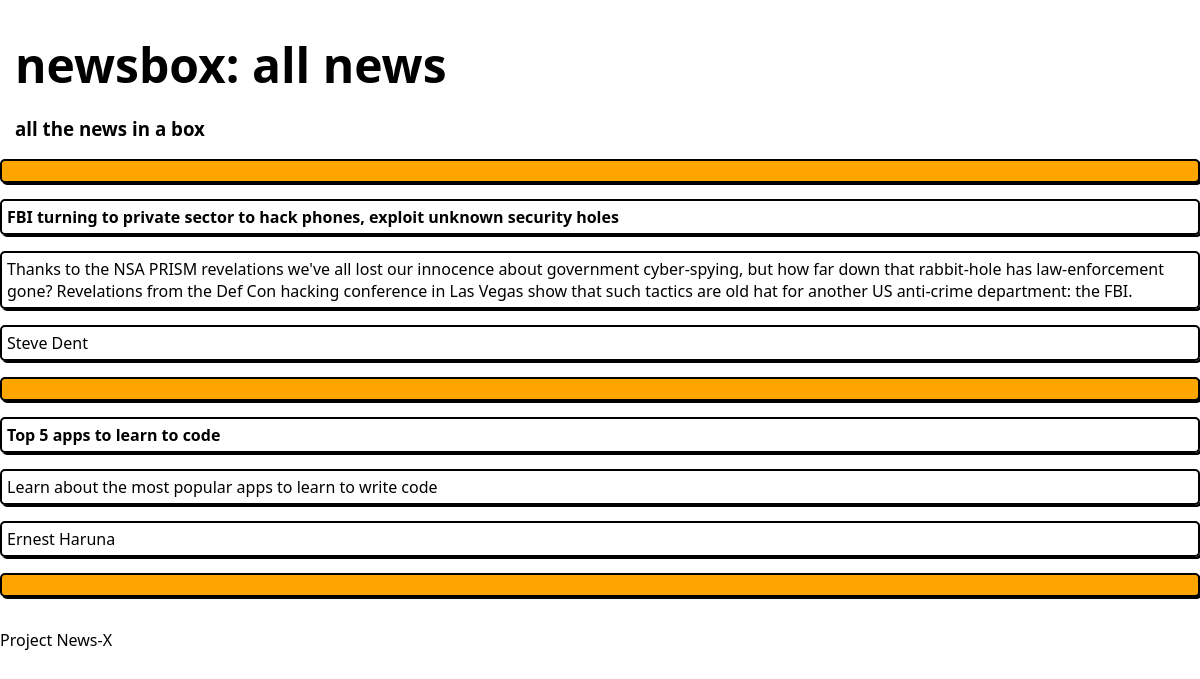
Screenshot of /list.php?category=technology with the database file from the repository.
### tables this page shows
CREATE TABLE `news_item` (
  `id` bigint(20) NOT NULL,
  `title` text NOT NULL,
  `link` text NOT NULL,
  `summary` text NOT NULL,
  `category` text DEFAULT NULL,
  `submittor` text NOT NULL
);

### list.php (the view, shortened to what this page needs)
<!DOCTYPE html>
<html>
<head>
    <link rel="stylesheet" href="style.css">
    <link rel="stylesheet" href="utils.css">
</head>
<body>
    <header id="Header">
        <h1>newsbox: all news</h1>
        <h3>all the news in a box</h3>
    </header>
    <section id="AllNews">
        <div class="HBar BorderShadow"></div>
        <?php
            $servername = "localhost";
            $username = "root";
            $password = "";
            $dbname = "news_item";
            $conn = new mysqli($servername, $username, $password, $dbname);
            if (isset($_GET['category'])) {
                $category = $_GET['category'];
                $sql = "SELECT id, title, summary, submittor FROM news_item WHERE category = '$category'";
            } else {
                $sql = "SELECT id, title, summary, submittor FROM news_item";
            }
            $result = $conn->query($sql);
            if ($result->num_rows > 0) {
                while ($row = $result->fetch_assoc()) {
        ?>
                <article>
                    <p class="BorderShadow"><strong><?php echo $row["title"]; ?></strong></p>
                    <p class="BorderShadow"><?php echo $row["summary"]; ?></p>
                    <p class="BorderShadow"><?php echo $row["submittor"]; ?></p>
                </article>
                <div class="HBar BorderShadow"></div>
        <?php
            }
        } else {
            echo "0 results";
        }
        ?>
    </section>
    <footer id="Footer">
        <p>Project News-X</p>
    </footer>
</body>
</html>

### style.css (style rules this page uses)
* { font-family: 'Segoe UI', Tahoma, Geneva, Verdana, sans-serif; }
body { padding: 0; margin: 0; display:flex; flex-direction: column; justify-items: center; min-width:100vw; }
header h1 { margin: 2rem 0 0; font-weight: 900; font-size: 3rem; }
footer { margin: 1rem 0 0; }

### utils.css (style rules this page uses)
#Header { margin-left: 15px; }
.BorderShadow { border: solid 2px black; box-shadow: 2px 2px; border-radius: 5px; padding: 5px; }
.HBar { background-color: orange; height: 10px; }

### rows the page displays
news_item: title "FBI turning to private sector to hack phones, exploit unknown security holes", summary "Thanks to the NSA PRISM revelations we've all lost our innocence about government cyber-spying, but how far down that rabbit-hole has law-enforcement gone? Revelations from the Def Con hacking conference in Las Vegas show that such tactics are old hat for another US anti-crime department: the FBI.", submittor "Steve Dent"
news_item: title "Top 5 apps to learn to code", summary "Learn about the most popular apps to learn to write code", submittor "Ernest Haruna"
